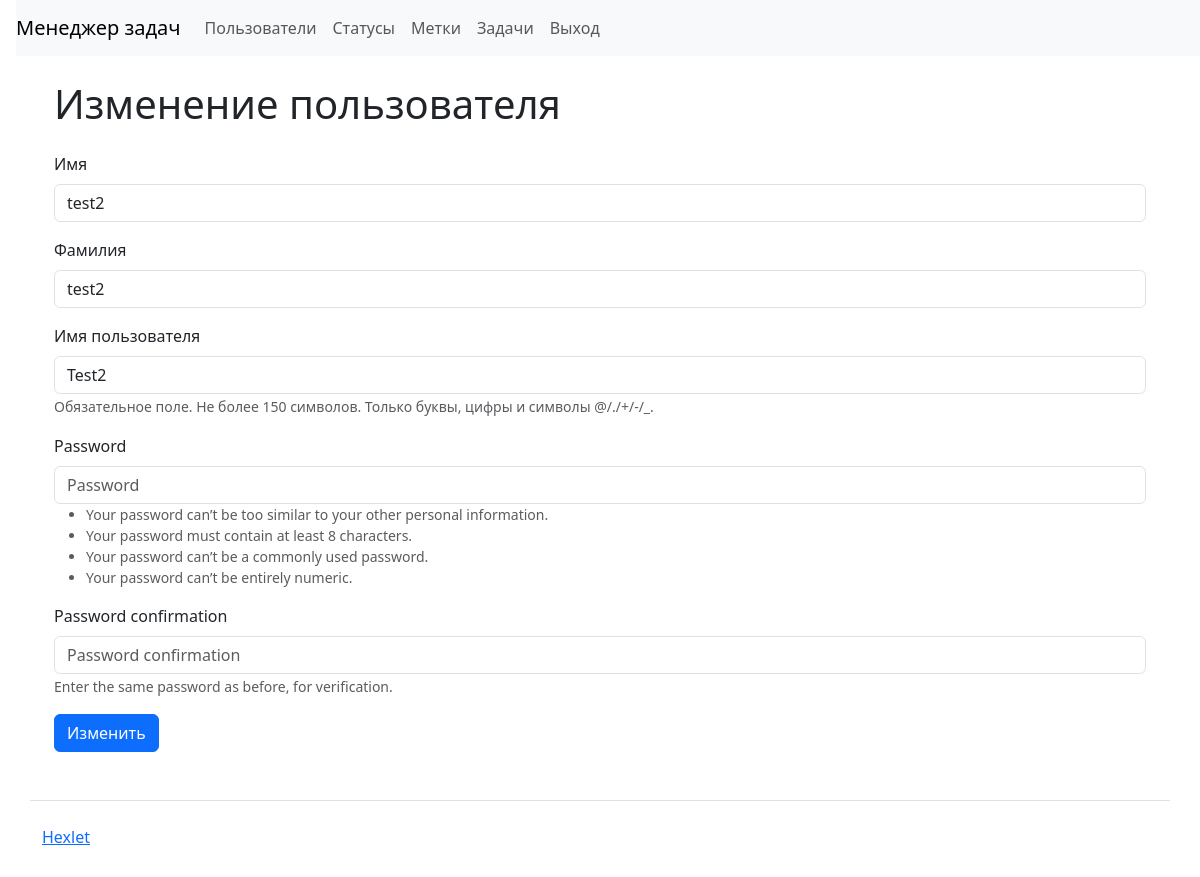
Page /users/1/update/ on the earlier database version.
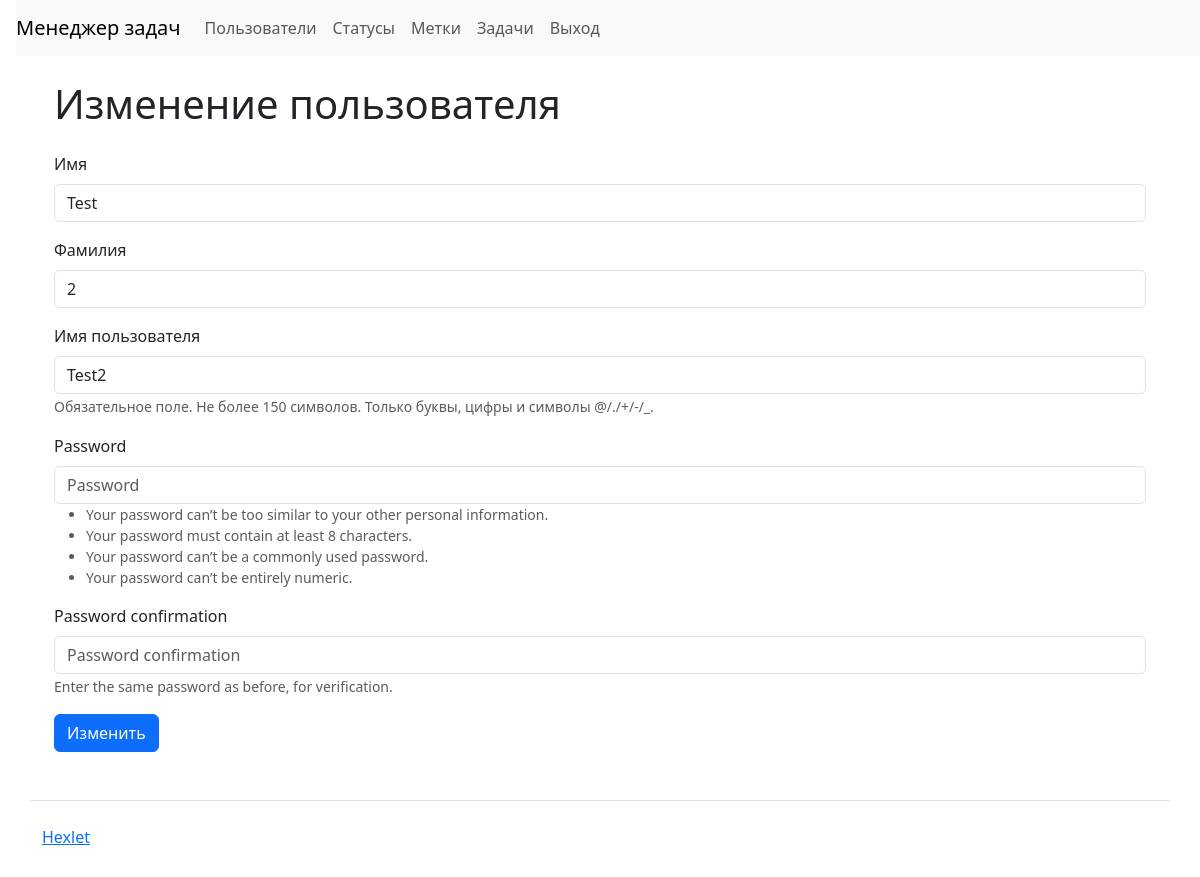
Same page on the later database version.
### task_manager/apps/users/models.py (models this page shows)
class User(AbstractUser):
    def __str__(self):
        return f"{self.first_name} {self.last_name}"

### task_manager/apps/users/views.py (the view)
# urls.py: path("<int:pk>/update/", views.UserUpdateView.as_view(), name="update_user"),
class UserUpdateView(SuccessMessageMixin, UpdateView):
    model = User
    form_class = UserForm
    template_name = "users/update_user.html"
    success_message = _("User successfully updated")
    success_url = reverse_lazy("users")

### task_manager/apps/users/forms.py
class UserForm(UserCreationForm):
    first_name = forms.CharField(required=True, label=_("First name"))
    last_name = forms.CharField(required=True, label=_("Last name"))
    username = forms.CharField(
        required=True,
        label=_("Username"),
        help_text=_(
            "Required. 150 characters or fewer. Letters, digits and @/./+/-/_ only."
        ),
    )
    class Meta:
        model = User
        fields = (
            "first_name",
            "last_name",
            "username",
            "password1",
            "password2",
        )

### task_manager/templates/users/update_user.html (shortened to what this page needs)
{% extends 'base.html' %}
{% load i18n %}
{% block content %}
{% load django_bootstrap5 %}
<div class="container wrapper flex-grow-1">
    <h1 class="my-4">Изменение пользователя</h1>
    <form method="post">
        {% bootstrap_form form %}
        <input class="btn btn-primary" type="submit" value="Изменить">
    </form>
</div>
{% endblock %}

Differences in the rows shown:
changed User "Test2": first_name "test2" → "Test"; last_name "test2" → "2"
